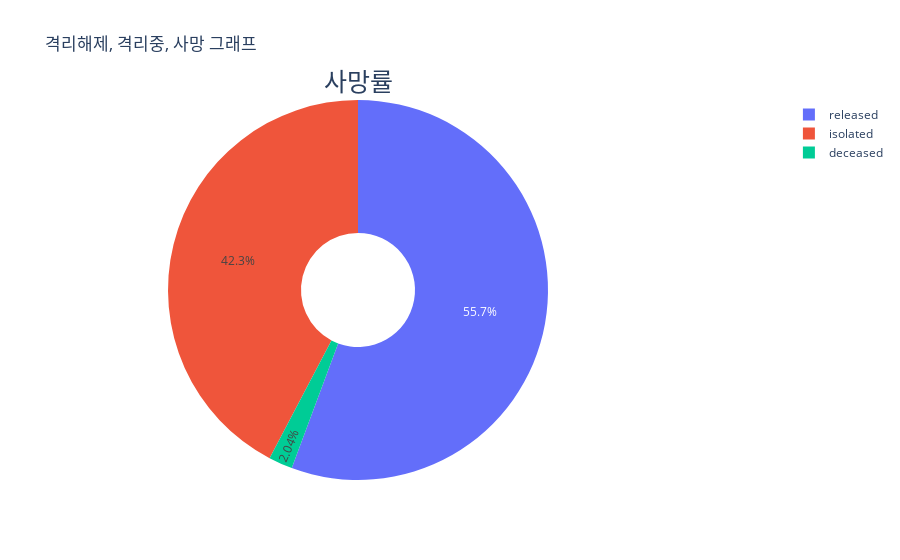

Source (notebook cell):
### Code cell
## 사망률

death = patient_info[patient_info.state == "deceased"]
released = patient_info[patient_info.state == "released"]
isolated = patient_info[patient_info.state == "isolated"]
data = pd.concat([death,released,isolated])
data1 = [each for each in data.state]
labels = data.state
fig = {
  "data": [
    {
      "values":labels.value_counts().values,
      "labels": labels.value_counts().index,
      "domain": {"x": [0, .8]},
      "name": "Death or Released",
      "hoverinfo":"label+percent+name",
      "hole": .3,
      "type": "pie"
    },],"layout": {
        "title":"격리해제, 격리중, 사망 그래프",
    
        "annotations": [
            { "font": { "size": 25},
             
              "showarrow": False,
                 "text":"사망률",
                "x": .4,
                "y": 1.1
            },
        ]
    }
}
iplot(fig)

### Figure 1 — Plotly figure (JSON) as saved in the notebook; plotly's stock layout.template omitted (floating-point values rounded to 4 significant figures)
{"data": [{"domain": {"x": [0, 0.8]}, "hole": 0.3, "hoverinfo": "label+percent+name", "labels": ["released", "isolated", "deceased"], "name": "Death or Released", "type": "pie", "values": [1886, 1433, 69]}], "layout": {"annotations": [{"font": {"size": 25}, "showarrow": false, "text": "사망률", "x": 0.4, "y": 1.1}], "title": {"text": "격리해제, 격리중, 사망 그래프"}}}
